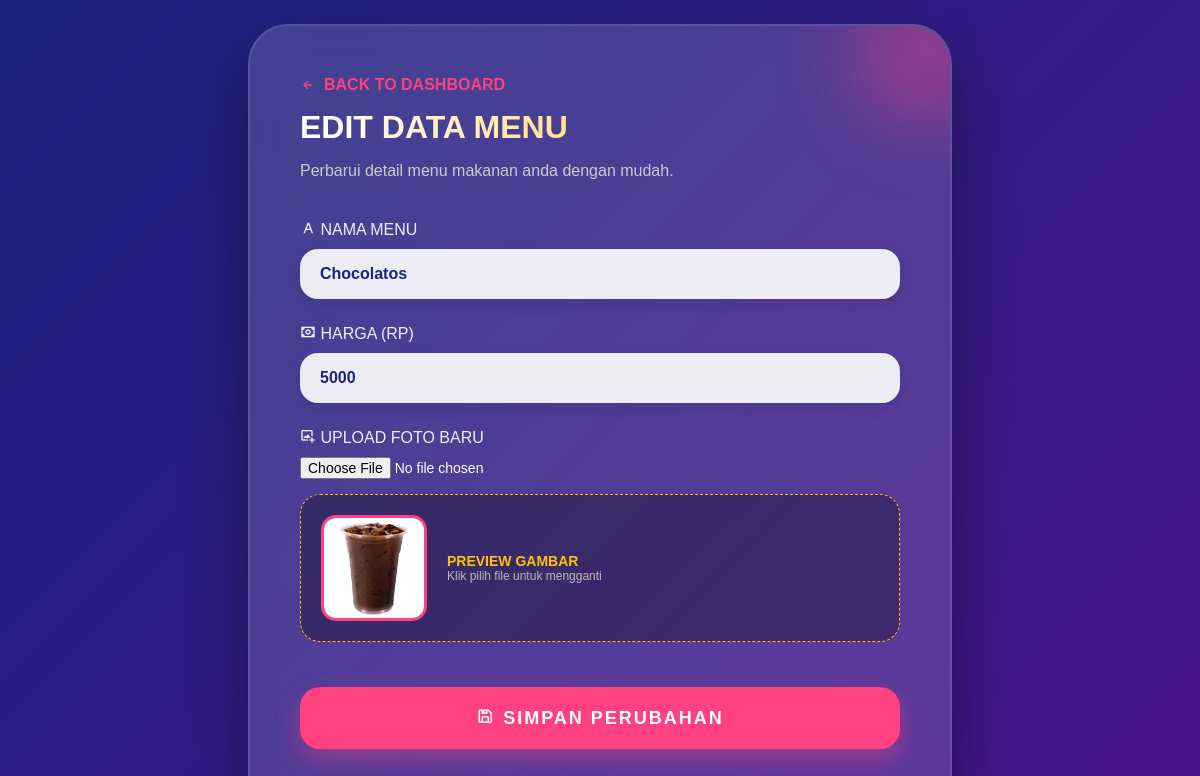
Page /admin/usereditminuman.php?id=Chocolatos on the committed database.
### tables this page shows
CREATE TABLE `stokbhn` (
  `nama` varchar(50) NOT NULL,
  `harga` varchar(50) NOT NULL,
  `foto` text NOT NULL
);

### admin/usereditminuman.php (the view, shortened to what this page needs)
<?php
include "../admin/koneksi.php";
if (isset($_GET['id'])) {
    $id_nama = $_GET['id'];
    $query = mysqli_query($kon, "SELECT * FROM stokbhn WHERE nama = '$id_nama'");
    $data = mysqli_fetch_array($query);
}
?>
<!DOCTYPE html>
<html lang="id">
<head>
    <link href='https://unpkg.com/boxicons@2.1.4/css/boxicons.min.css' rel='stylesheet'>
</head>
<body>
<div class="edit-container">
    <a href="home.php" class="back-link"><i class='bx bx-left-arrow-alt'></i> BACK TO DASHBOARD</a>
    <div class="header">
        <h1>EDIT DATA MENU</h1>
        <p style="color: #ccc;">Perbarui detail menu makanan anda dengan mudah.</p>
    </div>
    <form method="post" enctype="multipart/form-data">
        <div class="form-group">
            <label><i class='bx bx-font'></i> NAMA MENU</label>
            <input name="nama" type="text" value="<?= $data['nama']; ?>" required />
        </div>
        <div class="form-group">
            <label><i class='bx bx-money'></i> HARGA (RP)</label>
            <input name="harga" type="number" value="<?= $data['harga']; ?>" required />
        </div>
        <div class="form-group">
            <label><i class='bx bx-image-add'></i> UPLOAD FOTO BARU</label>
            <input name="foto" type="file" accept="image/*" onchange="previewImage(event)" />
            <div class="preview-section">
                <div id="imagePreview">
                    <img src="../img/<?= $data['foto']; ?>">
                </div>
                <div style="margin-left: 20px;">
                    <p style="margin: 0; font-size: 14px; font-weight: 700; color: var(--accent-yellow);">PREVIEW GAMBAR</p>
                    <p style="margin: 0; font-size: 12px; color: #bbb;">Klik pilih file untuk mengganti</p>
                </div>
            </div>
        </div>
        <button type="submit" name="update" class="btn-update">
            <i class='bx bx-save'></i> SIMPAN PERUBAHAN
        </button>
    </form>
</div>
</body>
</html>

### admin/usereditminuman.php (style rules this page uses)
:root { --bg-main: #1a237e; --bg-gradient: linear-gradient(135deg, #1a237e 0%, #4a148c 100%); --accent-pink: #ff4081; --accent-yellow: #ffc107; --glass-white: rgba(255, 255, 255, 0.15); }
body { font-family: 'Poppins', sans-serif; background: var(--bg-gradient); color: white; display: flex; justify-content: center; align-items: center; min-height: 100vh; margin: 0; padding: 20px; }
.edit-container { background: var(--glass-white); backdrop-filter: blur(15px); border: 2px solid rgba(255, 255, 255, 0.1); padding: 50px; border-radius: 40px; width: 100%; max-width: 600px; box-shadow: 0 30px 60px rgba(0, 0, 0, 0.4); position: relative; overflow: hidden; }
.edit-container::before { content: ''; position: absolute; top: -50px; right: -50px; width: 150px; height: 150px; background: var(--accent-pink); border-radius: 50%; filter: blur(40px); opacity: 0.4; }
.header { text-align: left; margin-bottom: 40px; }
.header h1 { font-size: 32px; margin: 5px 0; background: linear-gradient(to right, #fff, var(--accent-yellow)); -webkit-background-clip: text; -webkit-text-fill-color: transparent; font-weight: 800; }
.back-link { color: var(--accent-pink); text-decoration: none; font-weight: 600; display: inline-flex; align-items: center; gap: 8px; margin-bottom: 10px; transition: 0.3s; }
.form-group { margin-bottom: 25px; }
.form-group label { display: block; margin-bottom: 10px; font-size: 16px; font-weight: 500; color: #efefef; }
.form-group input[type="text"], .form-group input[type="number"] { width: 100%; padding: 16px 20px; background: rgba(255, 255, 255, 0.9); border: none; border-radius: 18px; color: #1a237e; font-size: 16px; font-weight: 600; box-sizing: border-box; outline: none; box-shadow: 0 4px 15px rgba(0,0,0,0.1); }
.preview-section { display: flex; align-items: center; background: rgba(0, 0, 0, 0.3); padding: 20px; border-radius: 20px; margin-top: 15px; border: 1px dashed var(--accent-yellow); }
#imagePreview img { width: 100px; height: 100px; border-radius: 15px; object-fit: cover; border: 3px solid var(--accent-pink); }
.btn-update { width: 100%; padding: 20px; background: var(--accent-pink); border: none; border-radius: 20px; color: white; font-size: 18px; font-weight: 800; text-transform: uppercase; letter-spacing: 2px; cursor: pointer; transition: 0.4s; margin-top: 20px; box-shadow: 0 10px 25px rgba(255, 64, 129, 0.4); }
input[type="file"] { color: white; font-size: 14px; }

### rows in the picture
stokbhn: nama "Chocolatos", harga "5000", foto (picture)
